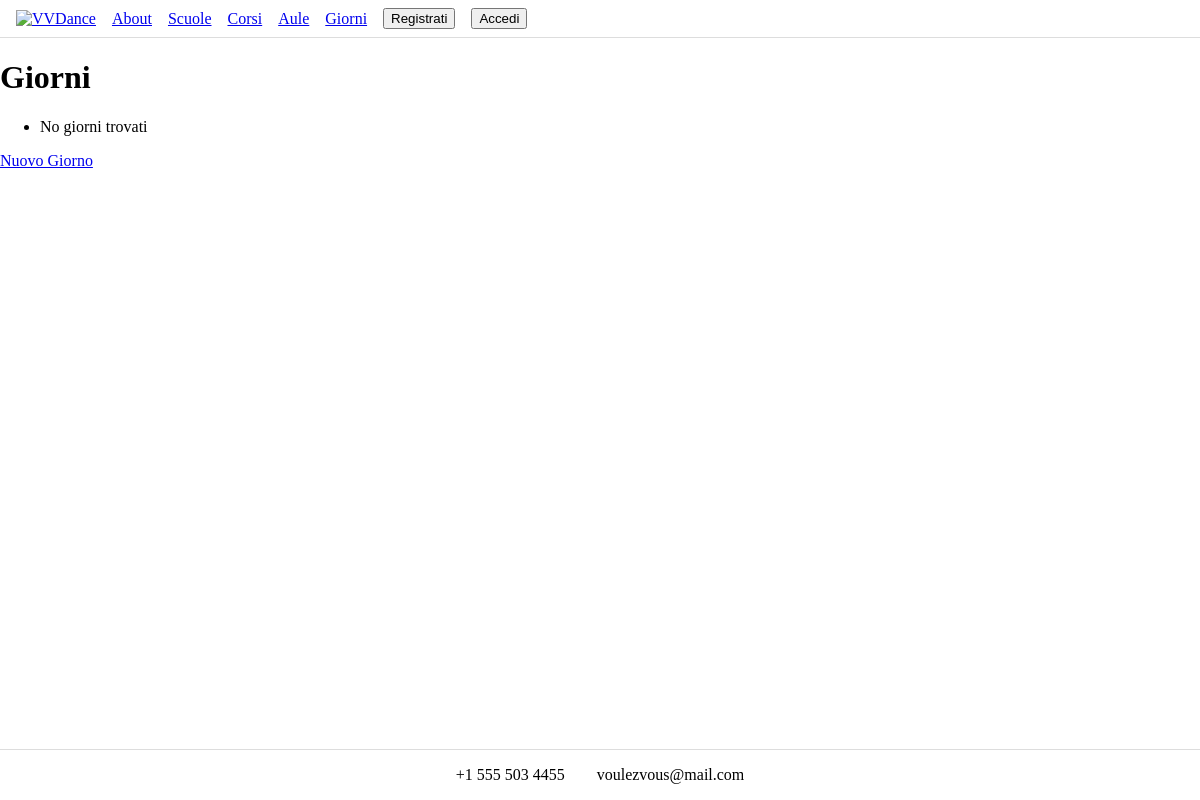
The app's page /giorni/, older data.
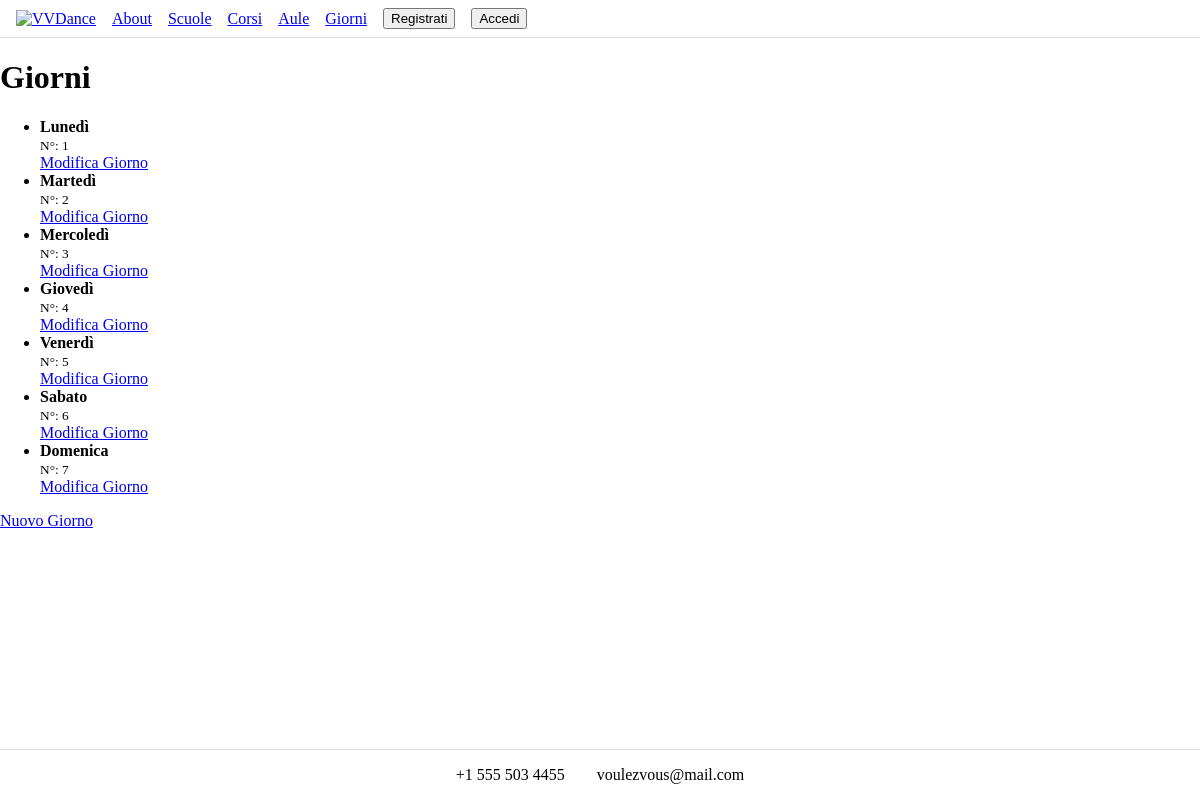
The same page, newer data.
### school/models.py (models this page shows, shortened)
class DayOfTheWeek(models.Model):
    number=models.CharField(max_length=1)
    name=models.CharField(max_length=9)

### dance_school/views.py (the view)
# urls.py: path('giorni/', view=views.lista_giorni, name='giorni'),
def lista_giorni(request):
    giorni = DayOfTheWeek.objects.all()
    return render(request, "giorni.html", {"giorni": giorni})

### templates/giorni.html (shortened to what this page needs)
{% extends "base.html" %}
{% load static %}
{% block content %}
<div>
    <h1>Giorni</h1>
    <ul>
        {% for giorno in giorni %}
        <li>
            <div>
                <strong>{{ giorno.name }}</strong>
                <br><small>N°: {{ giorno.number }}</small>
            </div>
            <div>
                <a href="{% url 'modifica-giorno' giorno.pk %}">Modifica Giorno</a>
            </div>
        </li>
        {% empty %}
        <li>No giorni trovati</li>
        {% endfor %}
    </ul>
    <a href="{% url 'nuovo-giorno' %}">Nuovo Giorno</a>
</div>
{% endblock %}

### templates/base.html (shortened to what this page needs)
{% load static %}
<!DOCTYPE html>
<html lang="en">
<head>
    <link href="{% static 'css/style.css' %}" rel="stylesheet">
</head>
<body>
    <header>
        <nav>
            <a href="{% url 'homepage' %}">
                <img src="{% static 'img/logo.png' %}" width="40" height="40" alt="VVDance">
            </a>
            <a href="{% url 'about' %}">About</a>
            <a href="{% url 'schoolmanagement:school-list' %}">Scuole</a>
            <a href="{% url 'corsi' %}">Corsi</a>
            <a href="{% url 'aule' %}">Aule</a>
            <a href="{% url 'giorni' %}">Giorni</a>
            <button type="button" id="open-register">Registrati</button>
            <button type="button" id="open-access">Accedi</button>
        </nav>
    </header>
    <main>
        <div class="container">
            {% block content %}
            {% endblock %}
        </div>
    </main>
    <footer>
        <p>+1 555 503 4455</p>
        <p>voulezvous@mail.com</p>
    </footer>
</body>
</html>

### static/css/style.css (style rules this page uses)
* { box-sizing: border-box; }
body { margin: 0; min-height: 100vh; display: flex; flex-direction: column; }
body > header { position: sticky; top: 0; z-index: 100; background: #ffffff; border-bottom: 1px solid #ddd; }
body > header nav { display: flex; align-items: center; gap: 1rem; padding: 0.5rem 1rem; }
body > main { flex: 1; }
body > footer { background: #ffffff; border-top: 1px solid #ddd; padding: 1rem; display: flex; justify-content: center; gap: 2rem; }
body > footer p { margin: 0; }

Row changes from the older to the newer data that the page shows:
added DayOfTheWeek: name "Lunedì", number "1"
added DayOfTheWeek: name "Martedì", number "2"
added DayOfTheWeek: name "Mercoledì", number "3"
added DayOfTheWeek: name "Giovedì", number "4"
added DayOfTheWeek: name "Venerdì", number "5"
added DayOfTheWeek: name "Sabato", number "6"
added DayOfTheWeek: name "Domenica", number "7"
Text that changed along with them:
text no longer shown: "No giorni trovati"
